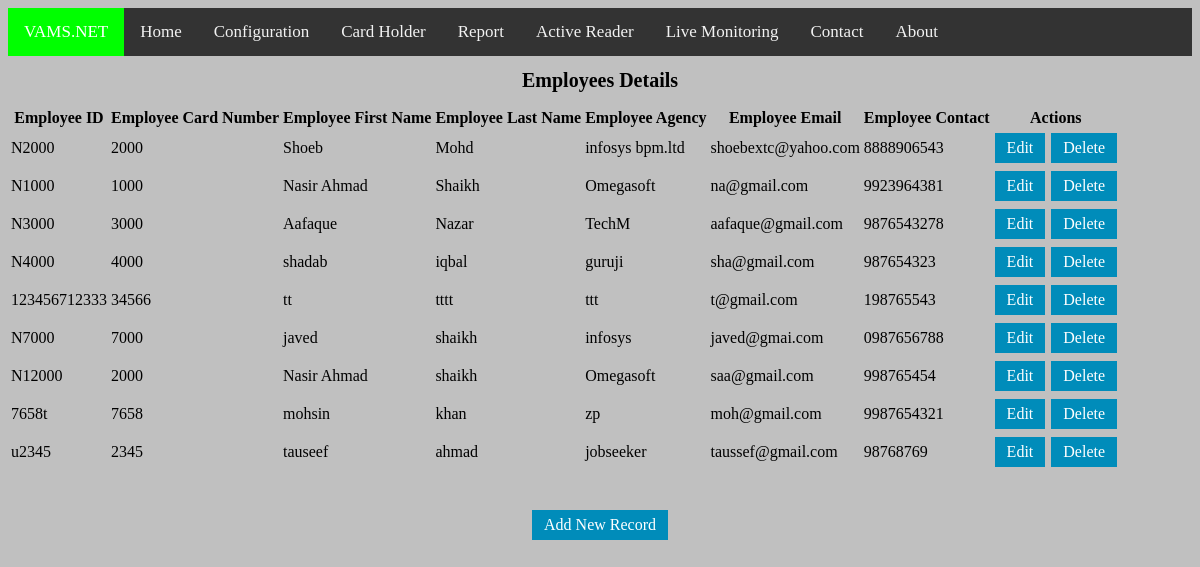
The app's page /livemonitoring/ with its own data.
### newapp/models.py (models this page shows)
class Employee12(models.Model):
    eid= models.CharField(max_length=15)
    ecard= models.IntegerField()
    efname = models.CharField(max_length=64)
    elname = models.CharField(max_length=64)
    eagency = models.CharField(max_length=64)
    eemail = models.EmailField()
    econtact = models.CharField(max_length=15)
    class Meta:
        db_table = "Employee12"

### newapp/views.py (the view)
# urls.py: path('livemonitoring/',views.show),
def show(request):
    employees = Employee12.objects.all()
    return render(request,'newapp/show.html',{'employees':employees})

### newapp/templates/newapp/show.html (shortened to what this page needs)
<!DOCTYPE html>
<html lang="en">
<head>
    {%load staticfiles%}
    <link rel="stylesheet" href="https://cdnjs.cloudflare.com/ajax/libs/font-awesome/4.7.0/css/font-awesome.min.css">
</head>
<body>
  <div class="topnav">
    <a href="#vams" class="vams" >VAMS.NET</a>
    <a href="/test" >Home</a>
    <a href="#news" >Configuration</a>
    <a href="/emp" >Card Holder</a>
    <a href="/report" >Report</a>
    <a href="#contact" >Active Reader</a>
    <a href="/livemonitoring" >Live Monitoring</a>
    <a href="#contact">Contact</a>
    <a href="#about">About</a>
  </div>
  <h1>Employees Details</h1>
<table class="table table-striped table-bordered table-sm">
    <thead class="thead-dark">
    <tr>
        <th>Employee ID</th>
    <th>Employee Card Number</th>
    <th>Employee First Name</th>
    <th>Employee Last Name</th>
    <th>Employee Agency</th>
    <th>Employee Email</th>
    <th>Employee Contact</th>
    <th>Actions</th>
    </tr>
    <tboday>
        {% for employee in employees %}
        <tr>
            <td>{{employee.eid}}</td>
            <td>{{employee.ecard}}</td>
            <td>{{employee.efname}}</td>
            <td>{{employee.elname}}</td>
            <td>{{employee.eagency}}</td>
            <td>{{employee.eemail}}</td>
            <td>{{employee.econtact}}</td>
            <td><a href="/edit/{{employee.id}}" class="button">Edit</span></a>
            <a href="/delete/{{employee.id}}" class="button">Delete</a></td>
        </tr>
        {% endfor %}
    </tboday>
    </table>
<br>
<br>
<center><a href="/emp" class="button button1">
  Add New Record</a> </center>
</body>
</html>

### newapp/templates/newapp/show.html (style rules this page uses)
body { background-color: silver; }
.topnav { overflow: hidden; background-color: #333; }
.topnav a { float: left; color: #f2f2f2; text-align: center; padding: 14px 16px; text-decoration: none; font-size: 17px; }
.topnav a.vams { background-color: #00FF00; color: white; }
h1 { font-family: verdana; font-size: 20px; text-align: center; }
.button { background-color: #008CBA; border: none; color: white; padding: 6px 12px; text-align: center; text-decoration: none; display: inline-block; font-size: 16px; margin: 2px 1px; cursor: pointer; }

### records on screen
Employee12: eid "N2000", ecard "2000", efname "Shoeb", elname "Mohd", eagency "infosys bpm.ltd", eemail "shoebextc@yahoo.com", econtact "8888906543"
Employee12: eid "N1000", ecard "1000", efname "Nasir Ahmad", elname "Shaikh", eagency "Omegasoft", eemail "na@gmail.com", econtact "9923964381"
Employee12: eid "N3000", ecard "3000", efname "Aafaque", elname "Nazar", eagency "TechM", eemail "aafaque@gmail.com", econtact "9876543278"
Employee12: eid "N4000", ecard "4000", efname "shadab", elname "iqbal", eagency "guruji", eemail "sha@gmail.com", econtact "987654323"
Employee12: eid "123456712333", ecard "34566", efname "tt", elname "tttt", eagency "ttt", eemail "t@gmail.com", econtact "198765543"
Employee12: eid "N7000", ecard "7000", efname "javed", elname "shaikh", eagency "infosys", eemail "javed@gmai.com", econtact "0987656788"
Employee12: eid "N12000", ecard "2000", efname "Nasir Ahmad", elname "shaikh", eagency "Omegasoft", eemail "saa@gmail.com", econtact "998765454"
Employee12: eid "7658t", ecard "7658", efname "mohsin", elname "khan", eagency "zp", eemail "moh@gmail.com", econtact "9987654321"
Employee12: eid "u2345", ecard "2345", efname "tauseef", elname "ahmad", eagency "jobseeker", eemail "taussef@gmail.com", econtact "98768769"
